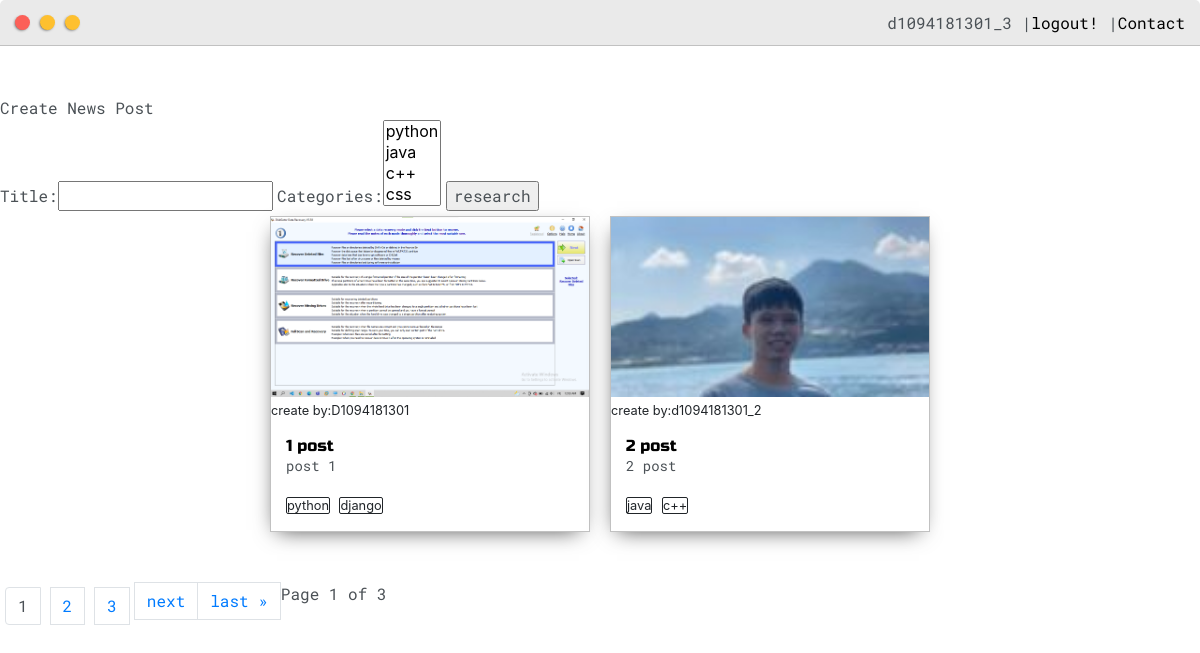
The app's page /posts/ (signed in) with its own data.
### OurProfile/models.py (models this page shows, shortened)
class Post(models.Model):
    customer = models.ForeignKey(User,on_delete=models.CASCADE)
    images = models.ImageField(null = True,blank=True)
    title = models.CharField(max_length=200)
    body = models.TextField(max_length=500)
    date_created = models.DateTimeField(auto_now_add=True)
    categories = models.ManyToManyField(Tag,null=True)
    public = models.BooleanField(default=False)
    private = models.BooleanField(default=False)

class Tag(models.Model):
    name = models.CharField(max_length=50)
    def __str__(self):
        return self.name

### OurProfile/views.py (the view)
# urls.py: path('posts/',views.posts,name="posts"),
def posts(request):
    posts = Post.objects.all()
    filters = FiltersForms(request.GET, queryset=posts)
    posts = filters.qs
    page_number = request.GET.get('page')
    paginator = Paginator(posts, 2)
    try:
        posts = paginator.page(page_number)
    except PageNotAnInteger:
        posts = paginator.page(1)
    except EmptyPage:
        posts = paginator.page(paginator.num_pages)
    context = {'posts':posts,'filters':filters,}
    return render(request,"OurProfile/posts.html",context)

### OurProfile/templates/OurProfile/posts.html (shortened to what this page needs)
{% extends "OurProfile/layout.html" %}
{% load static %}
{% block content %}
<div style="padding-top: 50px;">
    <div>
        <a href="{% url 'createpost' %}"><span>Create News Post</span></a>
    </div>
    <div>
        <form id="searchform" method="get">
            {{filters.form}}
            <input type="submit" value="research">
        </form>
    </div>
    <div class="main-container">
        <div class="post-wrapper">
        {% for post in posts %}
            <div>
                <div class="post">
                    <a href="{% url 'post' post.id %}">
                        {% if post.images %}
                        <img class="thumbnail" src="{{ post.images.url }}">
                        {% else %}
                        <p>no images </p>
                        {% endif %}
                    </a>
                    <small>create by:{{post.customer}}</small>
                    <div class="post-preview">
                        <h6 class="post-title">{{post.title}}</h6>
                        <p class="post-intro">{{post.body}}</p>
                        {% for categories in post.categories.all %}
                            <small style="border: solid 1px;border-radius: 2px;margin-right: 5px;">{{categories}}</small>
                        {% endfor %}
                    </div>
                </div>
            </div>
        {% endfor %}
        </div>
    </div>
    <div class="pagination">
        <span class="step-links">
            <div style="display: flex;">
                {% for i in posts.paginator.page_range %}
                    {% if posts.number == i%}
                        <li class="page-item" style="margin: 5px;"><a class="active page-link">{{i}}</a></li>
                    {% else %}
                        <li class="page-item" style="margin: 5px;"><a data-page="{{i}}" class="page-link" href="?page{{i}}">{{i}}</a></li>
                    {% endif %}
                {% endfor %}
                {% if posts.has_next %}
                    <li class="page-item"><a data-page="{{posts.next_page_number}}" class="page-link" href="?page={{ posts.next_page_number }}">next</a></li>
                    <li class="page-item"><a data-page="{{posts.paginator.num_pages}}" class="page-link" href="?page={{ posts.paginator.num_pages }}">last &raquo;</a></li>
                {% endif %}
            <span class="current">
                Page {{ posts.number }} of {{ posts.paginator.num_pages }}
            </span>
            </div>
        </span>
    </div>
</div>
{% endblock content %}

### OurProfile/templates/OurProfile/navbar.html
{% load static %}
    <div class="nav-wrapper">
            <div class="dots-wrapper">
                <a href="{% url 'home' %}"><div id="dot-1" class="browser-dot"></div></a>
                <a href="{% url 'posts' %}"><div id="dot-2" class="browser-dot"></div></a>
                <a href="#"><div id="dot-2" class="browser-dot"></div></a>
            </div>
        <ul id="navigation">
            <li>
            {% if  request.user.is_authenticated %}
                {{user}}
                |<a href="{% url 'logout' %}">logout!</a>
            {% else %}
                <a href="{% url 'login' %}">login</a>
                |<a href="{% url 'createuser' %}">register?</a>
            {% endif %}
                |<a href="{% url 'home' %}">Contact</a>
            </li>
        </ul>
    </div>

### static/css/layout.css (style rules this page uses)
:root { --mainColor:#eaeaea; --secondaryColor:#fff; --borderColor:#c1c1c1; --mainText:black; --secondaryText:#4b5156; --themeDotBorder:#24292e; --previewBg:rgb(251, 249, 243, 0.8); --previewShadow:#f0ead6; --buttonColor:black; }
html, body { padding: 0; margin: 0; scroll-behavior: smooth; }
body * { transition: 0.3s; }
h1, h2, h3, h4, h5, h6, strong { color: var(--mainText); font-family: 'Russo One', sans-serif; font-weight: 500; }
p, li, span, label, input, textarea { color: var(--secondaryText); font-family: 'Roboto Mono', monospace; }
a { text-decoration: none; color:#17a2b8; }
ul { list-style: none; }
h6 { font-size: 16px; }
.main-container { width: 1200px; margin: 0 auto; }
.nav-wrapper { border-radius:5px 5px 0 0; grid-area:nav-wrapper; border-bottom: 1px solid var(--borderColor); display: flex; justify-content: space-between; align-items: center; background-color: var(--mainColor); }
#navigation a { color:var(--mainText); }
#navigation { margin:0; padding: 10px; }
#navigation li { display: inline-block; margin-right: 5px; margin-left:5px; }
.dots-wrapper { display: flex; padding: 10px; }
#dot-1 { background-color: #FC6058; }
#dot-2 { background-color: #FEC02F; }
.browser-dot { background-color: black; height: 15px; width: 15px; border-radius: 50%; margin: 5px; -webkit-box-shadow: -1px 1px 3px -1px rgba(0,0,0,0.75); -moz-box-shadow: -1px 1px 3px -1px rgba(0,0,0,0.75); box-shadow: -1px 1px 3px -1px rgba(0,0,0,0.75); }
.post-wrapper { display: grid; grid-template-columns: repeat(auto-fit, 320px); gap:20px; justify-content: center; padding-bottom: 50px; }
.post { border:1px solid var(--borderColor); -webkit-box-shadow: -2px 7px 21px -9px rgba(0,0,0,0.75); -moz-box-shadow: -2px 7px 21px -9px rgba(0,0,0,0.75); box-shadow: -2px 7px 21px -9px rgba(0,0,0,0.75); }
.thumbnail { display: block; width: 100%; height:180px; object-fit: cover; }
.post-preview { background-color: #fff; padding:15px; }
.post-title { color:black; margin: 0; }
.post-intro { color:#4b5156; font-size: 14px; }
@media screen and (max-width: 1200px) { .main-container { width: 95%; } }

### records on screen
Post: images (picture), customer "D1094181301", title "1 post", body "post 1"
Tag: name "python"
Tag: name "django"
Post: images (picture), customer "d1094181301_2", title "2 post", body "2 post"
Tag: name "java"
Tag: name "c++"

### other values on screen
{{ user }} "d1094181301_3"
{{ i }} "1"
{{ i }} "2" "3"
{{ posts.number }} "1"
{{ posts.paginator.num_pages }} "3"
